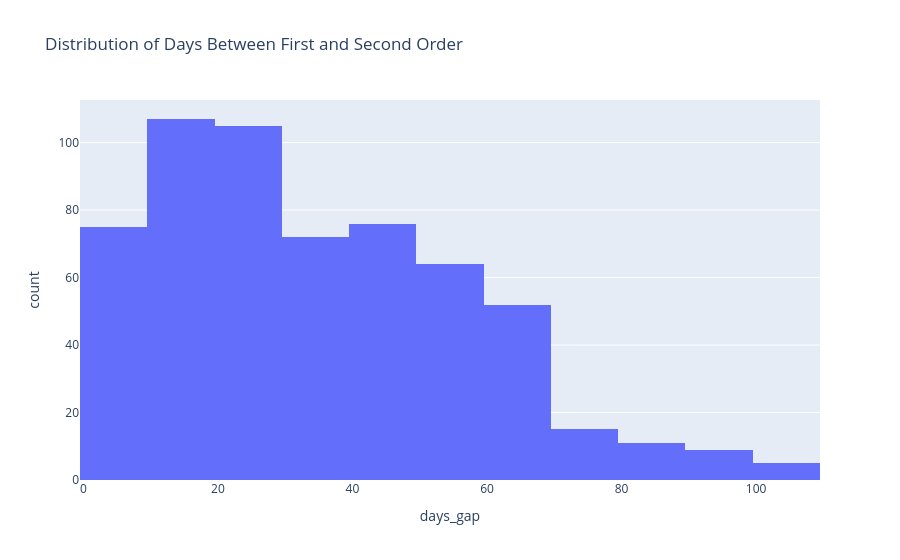

Here is the notebook cell this chart was saved with:
### Code cell
import plotly.express as px

fig = px.histogram(
    Order_gap,
    x=Order_gap,
    nbins=20,  # you can change number of bins
    title="Distribution of Days Between First and Second Order"
)

fig.show()

### Figure 1 — Plotly figure (JSON) as saved in the notebook; plotly's stock layout.template omitted (floating-point values rounded to 4 significant figures; data arrays with more than 128 entries replaced by an {"elided": "..."} marker saying what was removed)
{"data": [{"bingroup": "x", "hovertemplate": "days_gap=%{x}<br>count=%{y}<extra></extra>", "legendgroup": "", "marker": {"color": "#636efa", "pattern": {"shape": ""}}, "name": "", "nbinsx": 20, "orientation": "v", "showlegend": false, "type": "histogram", "x": {"elided": "591 float values"}, "xaxis": "x", "yaxis": "y"}], "layout": {"barmode": "relative", "legend": {"tracegroupgap": 0}, "title": {"text": "Distribution of Days Between First and Second Order"}, "xaxis": {"anchor": "y", "domain": [0, 1], "title": {"text": "days_gap"}}, "yaxis": {"anchor": "x", "domain": [0, 1], "title": {"text": "count"}}}}
